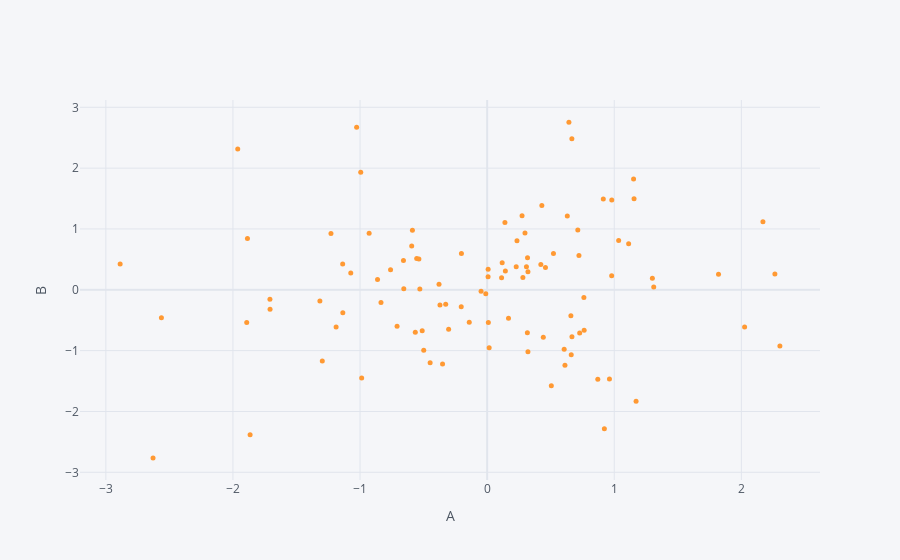

The code cell stored with this chart in its notebook:
### Markdown cell above
# Creating a scatter plot

### Code cell
#Note: Mode='markers' is needed because by default iplot will connect each value in the data set with a line
df.iplot(kind='scatter',x='A',y='B',mode='markers',size=5,xTitle='A',yTitle='B')
